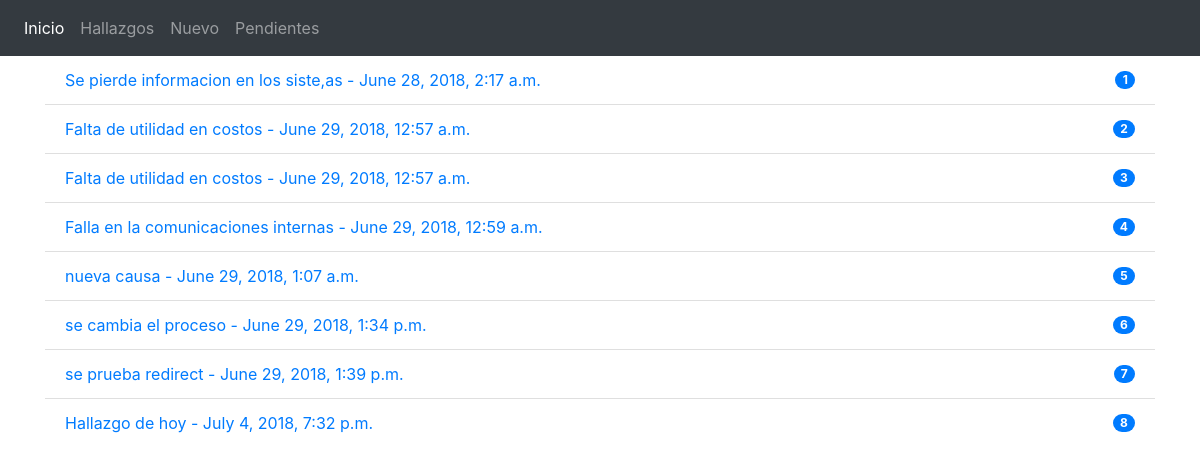
The page /lista/ (signed in) on the database as committed earlier.
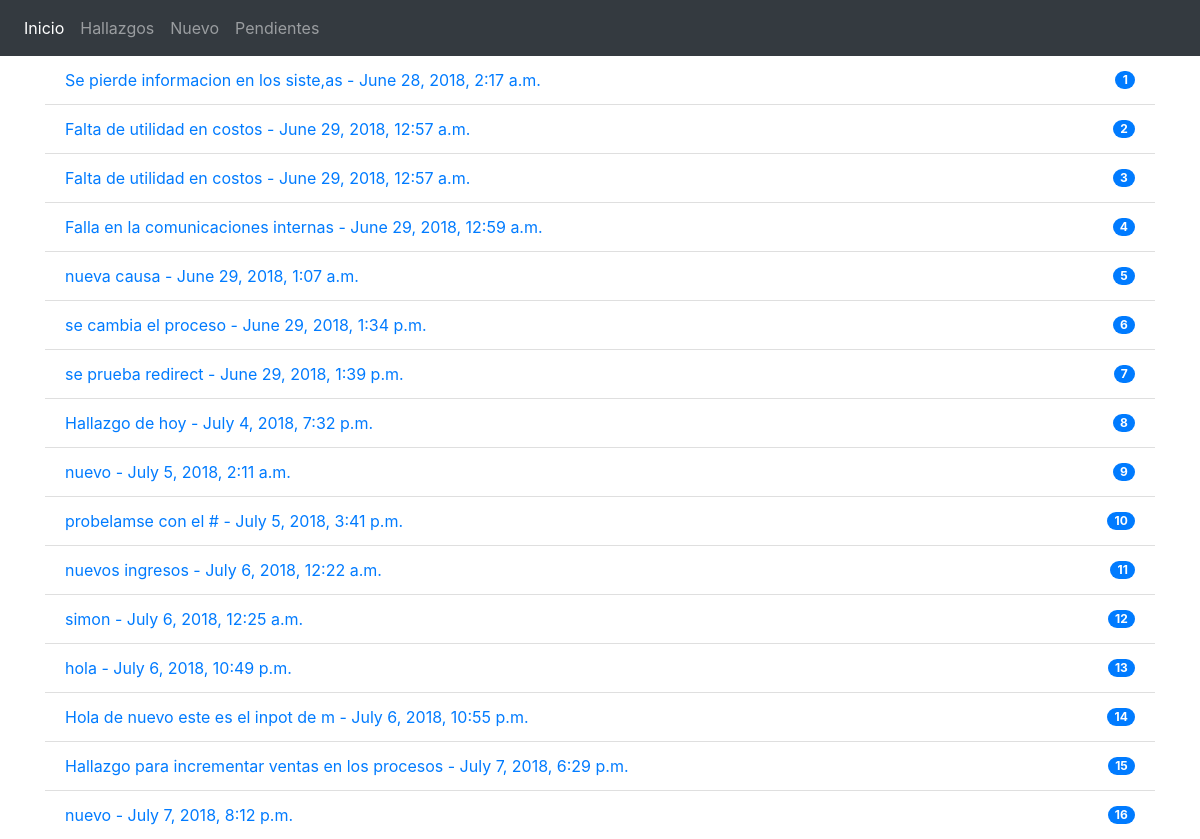
The same page on the database as committed later.
### metodo/models.py (models this page shows, shortened)
class Hallazgo(models.Model):
    hallazgo = models.CharField(max_length=150)
    creado = models.DateTimeField(auto_now=True)
    def get_absolute_url(self):
        return reverse('metodo:causas', kwargs={'pk': self.pk})

### metodo/views.py (the view)
# urls.py: url(r'^lista/', ListaHallazgos.as_view(), name='lista_hallazgos'),
class ListaHallazgos(LoginRequiredMixin, ListView):
    template_name = 'metodo/lista_hallazgos.html'
    model = Hallazgo

### templates/metodo/lista_hallazgos.html
{% extends 'base/base.html' %}
{% block content %}
{% include 'componentes/navbar.html' %}
<div class="container">
    <div class="raw">
        <div>
            <ul class="list-group list-group-flush">
                {% for obj in object_list %}
                <li class="list-group-item d-flex justify-content-between align-items-center"><a href="{{ obj.get_absolute_url }}">{{obj.hallazgo}} - {{obj.creado}}</a>
                    <span class="badge badge-primary badge-pill">{{ obj.pk }}</span>
                </li>
                {% endfor %}
            </ul>
        </div>
    </div>
</div>
{% endblock %}

### templates/base/base.html (shortened to what this page needs)
<!DOCTYPE html>
<html lang="es">
<head>
    {% load static %}
    <link rel="stylesheet" href="{% static 'style.css' %}">
    <link rel="stylesheet" href="https://maxcdn.bootstrapcdn.com/bootstrap/4.0.0/css/bootstrap.min.css"
>
</head>
<body>
    {% block content %}
    {% endblock %}
</body>
</html>

### templates/componentes/navbar.html (shortened to what this page needs)
<nav class="navbar navbar-expand-lg navbar-dark bg-dark">
    <div class="collapse navbar-collapse" id="navbarNavAltMarkup">
        <div class="navbar-nav">
            <a class="nav-item nav-link active" href="{% url 'metodo:portada' %}">Inicio
            </a>
            <a class="nav-item nav-link" href="{% url 'metodo:lista_hallazgos' %}">Hallazgos</a>
            <a class="nav-item nav-link" href="{% url 'metodo:hallazgo' %}">Nuevo</a>
            <a class="nav-item nav-link" href="#">Pendientes</a>
        </div>
    </div>
</nav>

Rows that differ between the two databases and show on the page:
added Hallazgo: hallazgo "nuevo", creado "July 5, 2018, 2:11 a.m.", pk "9"
added Hallazgo: hallazgo "probelamse con el #", creado "July 5, 2018, 3:41 p.m.", pk "10"
added Hallazgo: hallazgo "nuevos ingresos", creado "July 6, 2018, 12:22 a.m.", pk "11"
added Hallazgo: hallazgo "simon", creado "July 6, 2018, 12:25 a.m.", pk "12"
added Hallazgo: hallazgo "hola", creado "July 6, 2018, 10:49 p.m.", pk "13"
added Hallazgo: hallazgo "Hola de nuevo este es el inpot de m", creado "July 6, 2018, 10:55 p.m.", pk "14"
added Hallazgo: hallazgo "Hallazgo para incrementar ventas en los procesos", creado "July 7, 2018, 6:29 p.m.", pk "15"
added Hallazgo: hallazgo "nuevo", creado "July 7, 2018, 8:12 p.m.", pk "16"
